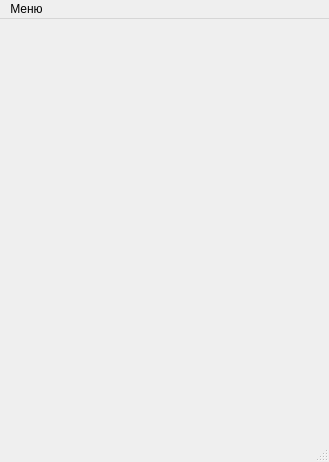
<?xml version="1.0" encoding="UTF-8"?>
<ui version="4.0">
 <class>MainWindow</class>
 <widget class="QMainWindow" name="MainWindow">
  <property name="geometry">
   <rect>
    <x>0</x>
    <y>0</y>
    <width>329</width>
    <height>462</height>
   </rect>
  </property>
  <property name="windowTitle">
   <string>MainWindow</string>
  </property>
  <widget class="QWidget" name="centralwidget"/>
  <widget class="QMenuBar" name="menubar">
   <property name="geometry">
    <rect>
     <x>0</x>
     <y>0</y>
     <width>329</width>
     <height>21</height>
    </rect>
   </property>
   <widget class="QMenu" name="menu">
    <property name="title">
     <string>Меню</string>
    </property>
    <addaction name="action"/>
   </widget>
   <addaction name="menu"/>
  </widget>
  <widget class="QStatusBar" name="statusbar"/>
  <action name="action">
   <property name="text">
    <string>Соединение с БД</string>
   </property>
  </action>
 </widget>
 <resources/>
 <connections/>
</ui>
